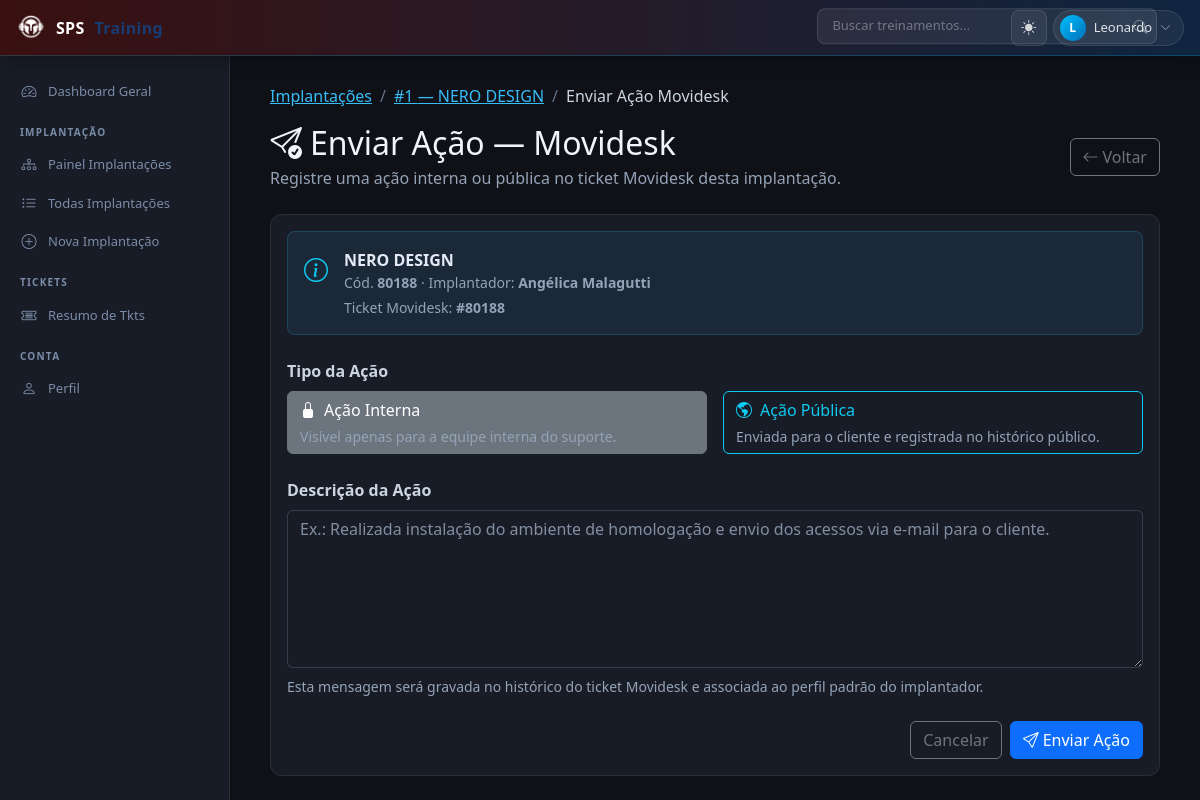
/implantacao/1/acao/movidesk/ (signed in), run on the app's committed database.
### implantacao/models/implantacao.py (models this page shows, shortened)
class Implantacao(models.Model):
    empresa = models.IntegerField(default=0)
    filial = models.IntegerField(default=0)
    codigo_cliente = models.CharField(max_length=50)
    cliente = models.CharField(max_length=120)
    documento_cliente = models.CharField(max_length=30)
    implantador = models.CharField(max_length=120, blank=True, default='')
    data_implantacao = models.DateField(
        null=True,
        blank=True,
    )
    prazo_implementacao = models.DateField(
        null=True,
        blank=True,
    )
    status = models.CharField(
        max_length=30,
        choices=StatusImplantacao.choices,
        default=StatusImplantacao.NAO_INICIADO,
    )
    observacoes = models.TextField(blank=True)
    criado_em = models.DateTimeField(auto_now_add=True)
    atualizado_em = models.DateTimeField(auto_now=True)
    class Meta:
        db_table = 'implantacoes'
        ordering = ['-criado_em']

### implantacao/models/origem_movidesk.py (models this page shows, shortened)
class OrigemMovidesk(models.Model):
    implantacao = models.OneToOneField(
        'implantacao.Implantacao',
        related_name='movidesk',
        on_delete=models.CASCADE,
    )
    ticket_id = models.BigIntegerField(unique=True)
    sincronizado_em = models.DateTimeField(null=True, blank=True)
    dados_origem = models.JSONField(default=dict)
    class Meta:
        db_table = 'implantacoes_origens_movidesk'

### implantacao/views.py (the view, shortened to what this page needs)
# urls.py: path('<int:pk>/acao/movidesk/', views.ImplantacaoEnviarAcaoView.as_view(), name='implantacao_enviar_acao'),
@method_decorator(login_required, name='dispatch')
class ImplantacaoEnviarAcaoView(View):
    TIPO_INTERNO = 'interna'
    TIPO_PUBLICA = 'publica'
    def _tem_origem(self, imp):
        return bool(getattr(imp, 'movidesk', None))
    def get(self, request, pk):
        imp = get_object_or_404(Implantacao, pk=pk)
        next_url = (request.GET.get('next') or '').strip()
        sem_origem = not self._tem_origem(imp)
        data = {
            'implantacao': imp,
            'next': next_url,
            'sem_origem': sem_origem,
            'origem': imp.movidesk if not sem_origem else None,
        }
        if request.headers.get('X-Requested-With') == 'XMLHttpRequest' or request.GET.get('partial') == '1':
            return render(request, 'partials/movidesk_acao_modal.html', data)
        return render(request, 'pages/movidesk_acao.html', data)

### templates/pages/movidesk_acao.html (shortened to what this page needs)
{% extends 'base.html' %}
{% block content %}
<div class="container-fluid">
    <nav aria-label="breadcrumb" class="mb-3">
        <ol class="breadcrumb mb-0">
            <li class="breadcrumb-item">
                <a href="{% url 'implantacao:dashboard' %}">Implantações</a>
            </li>
            <li class="breadcrumb-item">
                <a href="{% url 'implantacao:implantacao_detail' implantacao.pk %}">#{{ implantacao.pk }} — {{ implantacao.cliente }}</a>
            </li>
            <li class="breadcrumb-item active" aria-current="page">Enviar Ação Movidesk</li>
        </ol>
    </nav>
    <div class="row mb-4 align-items-center">
        <div class="col-md-8">
            <h2 class="mb-1"><i class="bi bi-send-check me-2"></i>Enviar Ação — Movidesk</h2>
            <p class="text-muted mb-0">
                Registre uma ação interna ou pública no ticket Movidesk desta implantação.
            </p>
        </div>
        <div class="col-md-4 text-md-end">
            <a href="{% url 'implantacao:implantacao_detail' implantacao.pk %}" class="btn btn-outline-secondary">
                <i class="bi bi-arrow-left me-1"></i>Voltar
            </a>
        </div>
    </div>
    <div class="card">
        <div class="card-body">
            <div class="d-flex align-items-start gap-3 mb-4 p-3 rounded-3"
                 style="background: rgba(56,189,248,.08); border: 1px solid rgba(56,189,248,.2);">
                <i class="bi bi-info-circle text-info fs-4 mt-1"></i>
                <div>
                    <div class="fw-semibold">{{ implantacao.cliente }}</div>
                    <div class="text-muted small">
                        Cód. <b>{{ implantacao.codigo_cliente }}</b>
                        {% if implantacao.implantador %} · Implantador: <b>{{ implantacao.implantador }}</b>{% endif %}
                    </div>
                    {% if origem %}
                    <div class="small text-muted mt-1">
                        Ticket Movidesk: <b>#{{ origem.ticket_id }}</b>
                    </div>
                    {% else %}
                    <div class="small text-danger fw-semibold mt-1">
                        Esta implantação NÃO possui ticket vinculado ao Movidesk.
                        Importe ou vincule um ticket antes de enviar ações.
                    </div>
                    {% endif %}
                </div>
            </div>
            <form method="POST" action="{% url 'implantacao:implantacao_enviar_acao' implantacao.pk %}">
                <div class="mb-4">
                    <label class="form-label fw-semibold mb-2">Tipo da Ação</label>
                    <div class="row g-3">
                        <div class="col-md-6">
                            <label class="btn btn-outline-secondary w-100 text-start" for="t_interna_page">
                                <i class="bi bi-lock-fill me-2"></i>Ação Interna
                                <div class="small fw-normal text-muted mt-1">
                                    Visível apenas para a equipe interna do suporte.
                                </div>
                            </label>
                        </div>
                        <div class="col-md-6">
                            <label class="btn btn-outline-info w-100 text-start" for="t_publica_page">
                                <i class="bi bi-globe-americas me-2"></i>Ação Pública
                                <div class="small fw-normal text-muted mt-1">
                                    Enviada para o cliente e registrada no histórico público.
                                </div>
                            </label>
                        </div>
                    </div>
                </div>
                <div class="mb-4">
                    <label for="descricao_acao_page" class="form-label fw-semibold">Descrição da Ação</label>
                    <textarea class="form-control" id="descricao_acao_page" name="descricao_acao" rows="6"
                        placeholder="Ex.: Realizada instalação do ambiente de homologação e envio dos acessos via e-mail para o cliente."
                        required></textarea>
                    <div class="form-text mt-2">
                        Esta mensagem será gravada no histórico do ticket Movidesk e associada ao perfil padrão do implantador.
                    </div>
                </div>
                <div class="d-flex justify-content-end gap-2">
                    <a href="{% url 'implantacao:implantacao_detail' implantacao.pk %}"
                       class="btn btn-outline-secondary">
                        Cancelar
                    </a>
                    <button type="submit" class="btn btn-primary"
                            {% if sem_origem %}disabled{% endif %}>
                        <i class="bi bi-send me-1"></i>Enviar Ação
                    </button>
                </div>
            </form>
        </div>
    </div>
</div>
{% endblock %}

### templates/base.html (shortened to what this page needs)
{% load static %}
<!DOCTYPE html>
<html lang="pt-br" data-theme="dark">
<head>
    <link href="https://cdn.jsdelivr.net/npm/bootstrap@5.3.0/dist/css/bootstrap.min.css" rel="stylesheet">
    <link href="https://cdn.jsdelivr.net/npm/bootstrap@5.3.0/dist/css/bootstrap.min.css" rel="stylesheet">
    <link href="https://cdn.jsdelivr.net/npm/bootstrap-icons@1.10.0/font/bootstrap-icons.css" rel="stylesheet">
</head>
<body>
    <nav class="sps-navbar">
        <a class="sps-navbar__brand" href="/home/">
            <img src="{% static 'logo.png' %}" alt="SPS">
            SPS <span>Training</span>
        </a>
        {% if user.is_authenticated %}
        <div class="sps-search">
            <input type="text" id="searchInput" placeholder="Buscar treinamentos..." autocomplete="off">
            <i class="bi bi-search sps-search__icon"></i>
        </div>
        {% endif %}
        <div class="sps-navbar__actions">
            <button class="sps-nav-btn" onclick="toggleTheme()" title="Alternar tema" aria-label="Tema">
                <i class="bi bi-moon-fill" id="themeIcon"></i>
            </button>
            {% if user.is_authenticated %}
            <div class="sps-dropdown" id="userDropdown">
                <div class="sps-user-chip" onclick="toggleDropdown('userDropdown')">
                    <div class="sps-user-chip__avatar">
                        {{ user.first_name|default:user.username|slice:":1"|upper }}
                    </div>
                    <span>{{ user.first_name|default:user.username }}</span>
                    <i class="bi bi-chevron-down" style="font-size:11px; opacity:.6;"></i>
                </div>
            </div>
            {% else %}
            <a class="sps-nav-btn" href="{% url 'login' %}" title="Entrar">
                <i class="bi bi-box-arrow-in-right"></i>
            </a>
            {% endif %}
        </div>
    </nav>
    <div class="sps-layout">
        {% if user.is_authenticated %}
        <aside class="sps-sidebar" id="sidebar">
            <a class="sps-nav-link {% block active_home %}{% endblock %}" href="{% url 'home' %}">
                <i class="bi bi-speedometer2"></i>
                Dashboard Geral
            </a>
            <div class="sps-sidebar__label">Implantação</div>
            <a class="sps-nav-link {% block active_implantacao %}{% endblock %}"
                href="{% url 'implantacao:dashboard' %}">
                <i class="bi bi-diagram-3"></i>
                Painel Implantações
            </a>
            <a class="sps-nav-link" href="{% url 'implantacao:implantacao_list' %}">
                <i class="bi bi-list-ul"></i>
                Todas Implantações
            </a>
            <a class="sps-nav-link" href="{% url 'implantacao:implantacao_nova' %}">
                <i class="bi bi-plus-circle"></i>
                Nova Implantação
            </a>
            <div class="sps-sidebar__label">Tickets</div>
            <a class="sps-nav-link" href="{% url 'tkts:painel_atrasados' %}">
                <i class="bi bi-ticket-detailed"></i>
                Resumo de Tkts
            </a>
            <div class="sps-sidebar__label">Conta</div>
            <a class="sps-nav-link" href="{% url 'autenticacao:perfil_template' %}">
                <i class="bi bi-person"></i>
                Perfil
            </a>
        </aside>
        {% endif %}
        <main class="sps-main">
            {% block content %}{% endblock %}
        </main>
    </div>
</body>
</html>

### data on the page
Implantacao: pk "1", cliente "NERO DESIGN", codigo_cliente "80188", implantador "Angélica Malagutti"
OrigemMovidesk: ticket_id "80188"

### other printed values
{{ user.first_name|default:user.username|slice:":1"|upper }} "L"
{{ user.first_name|default:user.username }} "Leonardo"
